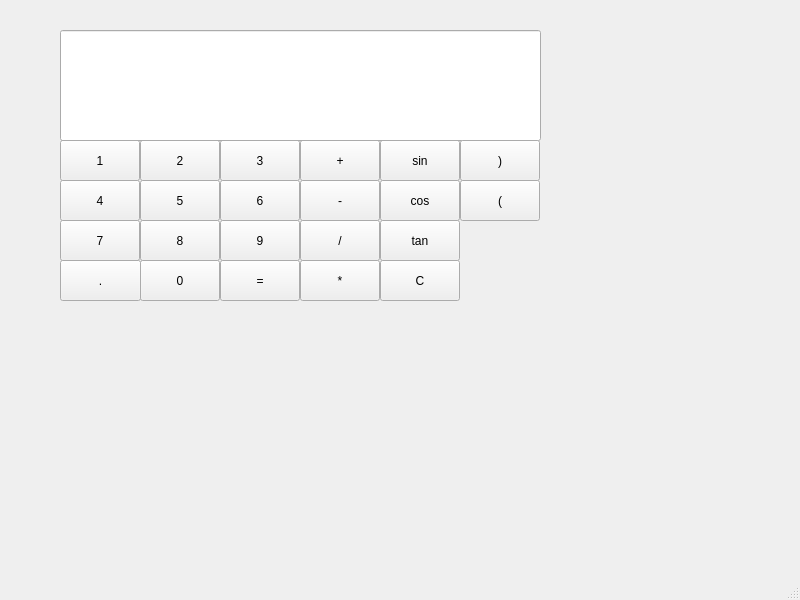
<?xml version="1.0" encoding="UTF-8"?>
<ui version="4.0">
 <class>MainWindow</class>
 <widget class="QMainWindow" name="MainWindow">
  <property name="geometry">
   <rect>
    <x>0</x>
    <y>0</y>
    <width>800</width>
    <height>600</height>
   </rect>
  </property>
  <property name="windowTitle">
   <string>MainWindow</string>
  </property>
  <widget class="QWidget" name="centralwidget">
   <widget class="QPushButton" name="pushButton_Add">
    <property name="geometry">
     <rect>
      <x>300</x>
      <y>140</y>
      <width>80</width>
      <height>41</height>
     </rect>
    </property>
    <property name="text">
     <string>+</string>
    </property>
   </widget>
   <widget class="QPushButton" name="pushButton_Subtract">
    <property name="geometry">
     <rect>
      <x>300</x>
      <y>180</y>
      <width>80</width>
      <height>41</height>
     </rect>
    </property>
    <property name="text">
     <string>-</string>
    </property>
   </widget>
   <widget class="QPushButton" name="pushButton_Divide">
    <property name="geometry">
     <rect>
      <x>300</x>
      <y>220</y>
      <width>80</width>
      <height>41</height>
     </rect>
    </property>
    <property name="text">
     <string>/</string>
    </property>
   </widget>
   <widget class="QPushButton" name="pushButton_Multiply">
    <property name="geometry">
     <rect>
      <x>300</x>
      <y>260</y>
      <width>80</width>
      <height>41</height>
     </rect>
    </property>
    <property name="text">
     <string>*</string>
    </property>
   </widget>
   <widget class="QPushButton" name="pushButton_5">
    <property name="geometry">
     <rect>
      <x>60</x>
      <y>140</y>
      <width>80</width>
      <height>41</height>
     </rect>
    </property>
    <property name="text">
     <string>1</string>
    </property>
   </widget>
   <widget class="QPushButton" name="pushButton_6">
    <property name="geometry">
     <rect>
      <x>140</x>
      <y>140</y>
      <width>80</width>
      <height>41</height>
     </rect>
    </property>
    <property name="text">
     <string>2</string>
    </property>
   </widget>
   <widget class="QPushButton" name="pushButton_7">
    <property name="geometry">
     <rect>
      <x>220</x>
      <y>140</y>
      <width>80</width>
      <height>41</height>
     </rect>
    </property>
    <property name="text">
     <string>3</string>
    </property>
   </widget>
   <widget class="QPushButton" name="pushButton_8">
    <property name="geometry">
     <rect>
      <x>60</x>
      <y>180</y>
      <width>80</width>
      <height>41</height>
     </rect>
    </property>
    <property name="text">
     <string>4</string>
    </property>
   </widget>
   <widget class="QPushButton" name="pushButton_9">
    <property name="geometry">
     <rect>
      <x>140</x>
      <y>180</y>
      <width>80</width>
      <height>41</height>
     </rect>
    </property>
    <property name="text">
     <string>5</string>
    </property>
   </widget>
   <widget class="QPushButton" name="pushButton_10">
    <property name="geometry">
     <rect>
      <x>220</x>
      <y>180</y>
      <width>80</width>
      <height>41</height>
     </rect>
    </property>
    <property name="text">
     <string>6</string>
    </property>
   </widget>
   <widget class="QPushButton" name="pushButton_11">
    <property name="geometry">
     <rect>
      <x>60</x>
      <y>220</y>
      <width>80</width>
      <height>41</height>
     </rect>
    </property>
    <property name="text">
     <string>7</string>
    </property>
   </widget>
   <widget class="QPushButton" name="pushButton_12">
    <property name="geometry">
     <rect>
      <x>140</x>
      <y>220</y>
      <width>80</width>
      <height>41</height>
     </rect>
    </property>
    <property name="text">
     <string>8</string>
    </property>
   </widget>
   <widget class="QPushButton" name="pushButton_13">
    <property name="geometry">
     <rect>
      <x>220</x>
      <y>220</y>
      <width>80</width>
      <height>41</height>
     </rect>
    </property>
    <property name="text">
     <string>9</string>
    </property>
   </widget>
   <widget class="QPushButton" name="pushButton_15">
    <property name="geometry">
     <rect>
      <x>140</x>
      <y>260</y>
      <width>80</width>
      <height>41</height>
     </rect>
    </property>
    <property name="text">
     <string>0</string>
    </property>
   </widget>
   <widget class="QPushButton" name="pushButton_Equals">
    <property name="geometry">
     <rect>
      <x>220</x>
      <y>260</y>
      <width>80</width>
      <height>41</height>
     </rect>
    </property>
    <property name="text">
     <string>=</string>
    </property>
   </widget>
   <widget class="QPushButton" name="pushButton_Sin">
    <property name="geometry">
     <rect>
      <x>380</x>
      <y>140</y>
      <width>80</width>
      <height>41</height>
     </rect>
    </property>
    <property name="text">
     <string>sin</string>
    </property>
   </widget>
   <widget class="QPushButton" name="pushButton_Cos">
    <property name="geometry">
     <rect>
      <x>380</x>
      <y>180</y>
      <width>80</width>
      <height>41</height>
     </rect>
    </property>
    <property name="text">
     <string>cos</string>
    </property>
   </widget>
   <widget class="QPushButton" name="pushButton_Tan">
    <property name="geometry">
     <rect>
      <x>380</x>
      <y>220</y>
      <width>80</width>
      <height>41</height>
     </rect>
    </property>
    <property name="text">
     <string>tan</string>
    </property>
   </widget>
   <widget class="QLabel" name="resultLabel">
    <property name="geometry">
     <rect>
      <x>60</x>
      <y>30</y>
      <width>741</width>
      <height>101</height>
     </rect>
    </property>
    <property name="text">
     <string/>
    </property>
   </widget>
   <widget class="QPushButton" name="pushButton_Dot">
    <property name="geometry">
     <rect>
      <x>60</x>
      <y>260</y>
      <width>81</width>
      <height>41</height>
     </rect>
    </property>
    <property name="text">
     <string>.</string>
    </property>
   </widget>
   <widget class="QLineEdit" name="lineEdit">
    <property name="geometry">
     <rect>
      <x>60</x>
      <y>30</y>
      <width>481</width>
      <height>111</height>
     </rect>
    </property>
   </widget>
   <widget class="QPushButton" name="pushButton_Clear">
    <property name="geometry">
     <rect>
      <x>380</x>
      <y>260</y>
      <width>80</width>
      <height>41</height>
     </rect>
    </property>
    <property name="text">
     <string>C</string>
    </property>
   </widget>
   <widget class="QPushButton" name="closeBracketButton">
    <property name="geometry">
     <rect>
      <x>460</x>
      <y>140</y>
      <width>80</width>
      <height>41</height>
     </rect>
    </property>
    <property name="text">
     <string>)</string>
    </property>
   </widget>
   <widget class="QPushButton" name="openBracketButton">
    <property name="geometry">
     <rect>
      <x>460</x>
      <y>180</y>
      <width>80</width>
      <height>41</height>
     </rect>
    </property>
    <property name="text">
     <string>(</string>
    </property>
   </widget>
  </widget>
  <widget class="QStatusBar" name="statusbar"/>
 </widget>
 <resources/>
 <connections/>
</ui>
